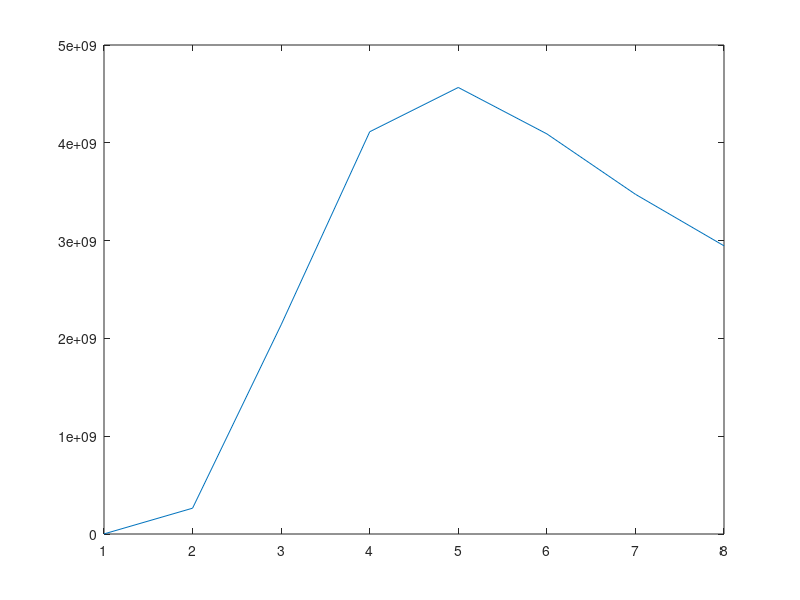

Write the MATLAB code that produced this figure.
% 文件大小（字节）words[1-8].json
sizes = [890672, 263939960, 2139289772, 4112849141, 4565803955, 4091282494, 3473592736, 2946711391];
% 绘图
plot(sizes);